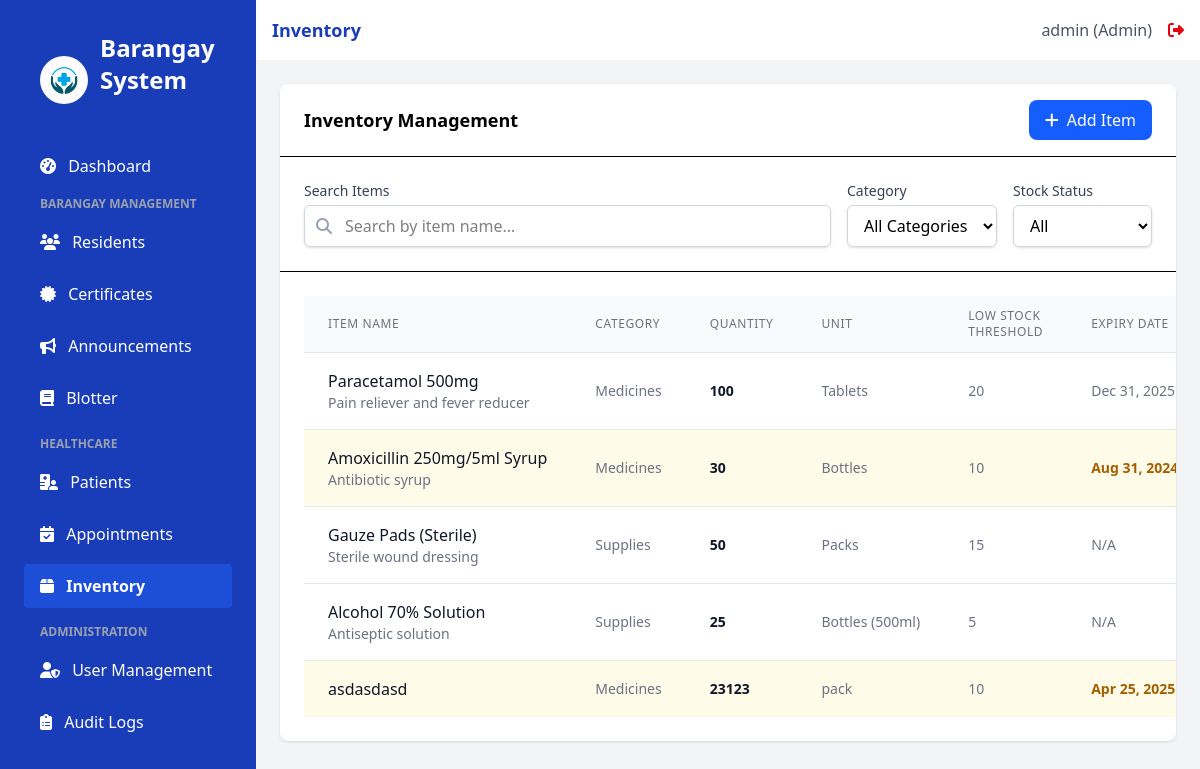
Before: /inventory (signed in) with the older database file.
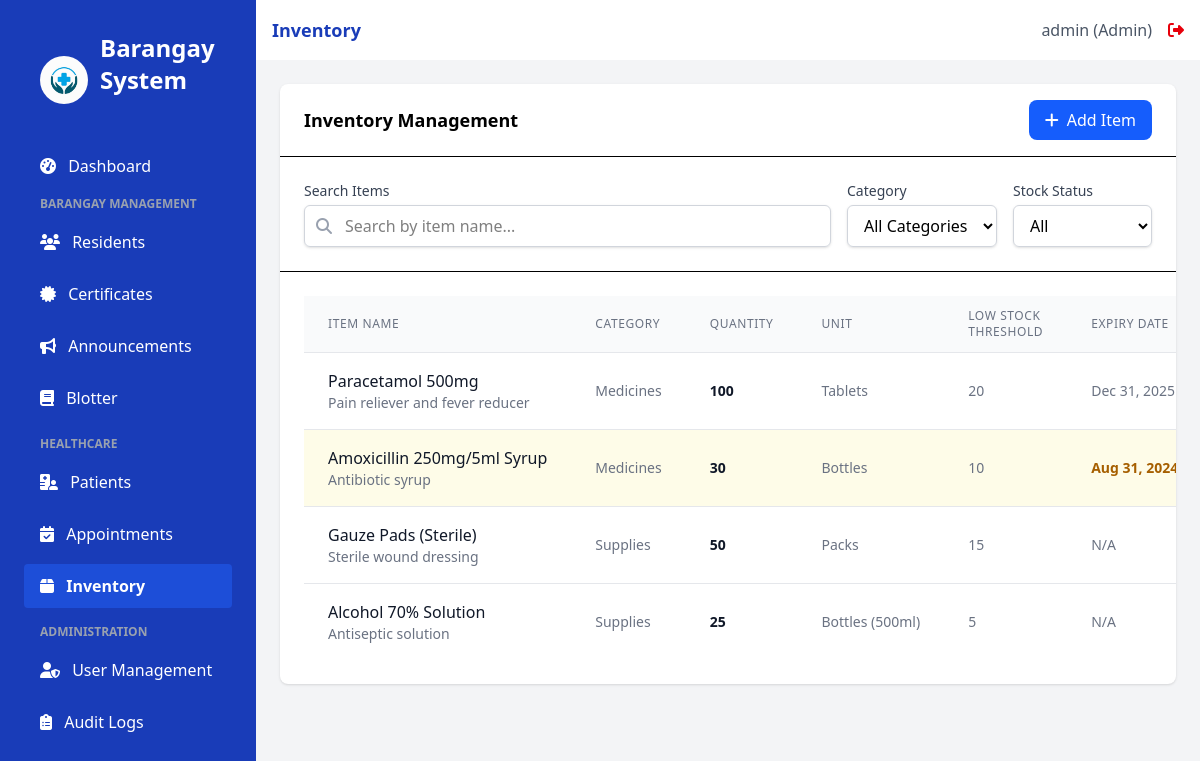
After: the same page with the newer database file.
### app.py (models this page shows, shortened)
class InventoryItem(db.Model):
    id = db.Column(db.Integer, primary_key=True)
    name = db.Column(db.String(150), nullable=False)
    description = db.Column(db.Text)
    quantity = db.Column(db.Integer, default=0)
    unit = db.Column(db.String(50)) # e.g., 'pcs', 'boxes', 'bottles'
    category_id = db.Column(db.Integer, db.ForeignKey('inventory_category.id'))
    low_stock_threshold = db.Column(db.Integer, default=10)
    expiry_date = db.Column(db.Date, nullable=True)
    created_at = db.Column(db.DateTime, default=datetime.utcnow)
    updated_at = db.Column(db.DateTime, default=datetime.utcnow, onupdate=datetime.utcnow)
    transactions = db.relationship('InventoryTransaction', backref='item', lazy=True, cascade="all, delete-orphan")

class InventoryCategory(db.Model):
    id = db.Column(db.Integer, primary_key=True)
    name = db.Column(db.String(100), unique=True, nullable=False)
    description = db.Column(db.Text)
    items = db.relationship('InventoryItem', backref='category', lazy=True)

### app.py (the view, shortened to what this page needs)
@app.route('/inventory')
@login_required
@role_required(['admin', 'doctor', 'nurse', 'staff']) # Added 'doctor'
def inventory():
    categories = InventoryCategory.query.all()
    inventory_items = [] # Default to empty list
    low_stock = [] # Default to empty list
    schema_warning_flashed = False # Flag to avoid duplicate warnings
    try:
        inventory_items = InventoryItem.query.all()
    except Exception as e:
        flash('An unexpected error occurred while retrieving inventory items.', 'danger')
        app.logger.error(f"Unexpected error in /inventory (query.all): {e}")
    try:
        low_stock = InventoryItem.query.filter(InventoryItem.quantity <= InventoryItem.low_stock_threshold).all()
    except Exception as e:
        flash('An unexpected error occurred while retrieving low stock items.', 'danger')
        app.logger.error(f"Unexpected error in /inventory (low_stock query): {e}")
    today = date.today() # Get today's date
    return render_template('inventory.html',
                          title='Inventory',
                          categories=categories,
                          inventory=inventory_items, # Will be empty list if error occurred
                          low_stock=low_stock,       # Will be empty list if error occurred
                          today_date=today)

### app.py (called while the page is built)
@login_manager.user_loader
def load_user(user_id):
    return User.query.get(int(user_id))

def role_required(roles):
    def decorator(f):
        @wraps(f)
        def decorated_function(*args, **kwargs):
            if not current_user.is_authenticated or current_user.role not in roles:
                flash('You do not have permission to access this page.', 'danger')
                return redirect(url_for('login'))
            return f(*args, **kwargs)
        return decorated_function
    return decorator

### templates/inventory.html (shortened to what the changed rows need)
{% extends 'base.html' %}
{% block content %}
<div class="bg-white rounded-lg shadow">
    <div class="border-b px-6 py-4 flex items-center justify-between">
        <h2 class="font-semibold text-lg">Inventory Management</h2>
    </div>
    <div class="p-6 overflow-x-auto">
        <table class="min-w-full divide-y divide-gray-200">
            <thead class="bg-gray-50">
                <tr>
                    <th scope="col" class="px-6 py-3 text-left text-xs font-medium text-gray-500 uppercase tracking-wider">Item Name</th>
                    <th scope="col" class="px-6 py-3 text-left text-xs font-medium text-gray-500 uppercase tracking-wider">Category</th>
                    <th scope="col" class="px-6 py-3 text-left text-xs font-medium text-gray-500 uppercase tracking-wider">Quantity</th>
                    <th scope="col" class="px-6 py-3 text-left text-xs font-medium text-gray-500 uppercase tracking-wider">Unit</th>
                    <th scope="col" class="px-6 py-3 text-left text-xs font-medium text-gray-500 uppercase tracking-wider">Low Stock Threshold</th>
                    <th scope="col" class="px-6 py-3 text-left text-xs font-medium text-gray-500 uppercase tracking-wider">Expiry Date</th>
                </tr>
            </thead>
            <tbody class="bg-white divide-y divide-gray-200">
                {% if inventory %}
                    {% for item in inventory %}
                    <tr class="{% if item.quantity <= item.low_stock_threshold %}bg-red-50 hover:bg-red-100{% elif item.expiry_date and item.expiry_date < today_date %}bg-yellow-50 hover:bg-yellow-100{% else %}hover:bg-gray-50{% endif %} transition-colors duration-150">
                        <td class="px-6 py-4 whitespace-nowrap">
                            <div class="font-medium text-gray-900">{{ item.name }}</div>
                            {% if item.description %}
                            <div class="text-sm text-gray-500">{{ item.description|truncate(50) }}</div>
                            {% endif %}
                        </td>
                        <td class="px-6 py-4 whitespace-nowrap text-sm text-gray-500">
                            {{ item.category.name if item.category else 'Uncategorized' }}
                        </td>
                        <td class="px-6 py-4 whitespace-nowrap text-sm font-semibold {% if item.quantity <= item.low_stock_threshold %}text-red-600{% else %}text-gray-900{% endif %}">
                            {{ item.quantity }}
                        </td>
                        <td class="px-6 py-4 whitespace-nowrap text-sm text-gray-500">
                            {{ item.unit }}
                        </td>
                        <td class="px-6 py-4 whitespace-nowrap text-sm text-gray-500">
                            {{ item.low_stock_threshold }}
                        </td>
                        <td class="px-6 py-4 whitespace-nowrap text-sm {% if item.expiry_date and item.expiry_date < today_date %}text-yellow-700 font-semibold{% else %}text-gray-500{% endif %}">
                            {{ item.expiry_date.strftime('%b %d, %Y') if item.expiry_date else 'N/A' }}
                        </td>
                    </tr>
                    {% endfor %}
                {% else %}
                    <tr>
                        <td colspan="7" class="px-6 py-4 text-center text-sm text-gray-500">
                            No inventory items found. <a href="{{ url_for('add_inventory_item') }}" class="text-blue-600 hover:underline">Add the first item</a>.
                        </td>
                    </tr>
                {% endif %}
            </tbody>
        </table>
    </div>
</div>
{% endblock %}

Changed rows visible on the page:
removed InventoryItem: name "asdasdasd", category "Medicines", quantity "23123", unit "pack", low_stock_threshold "10", expiry_date "Apr 25, 2025…"
